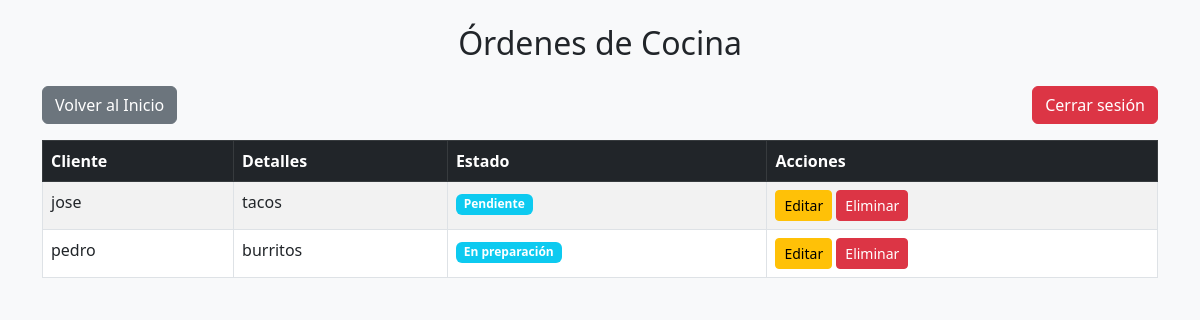
Before: /orders/list/ (signed in) with the older database file.
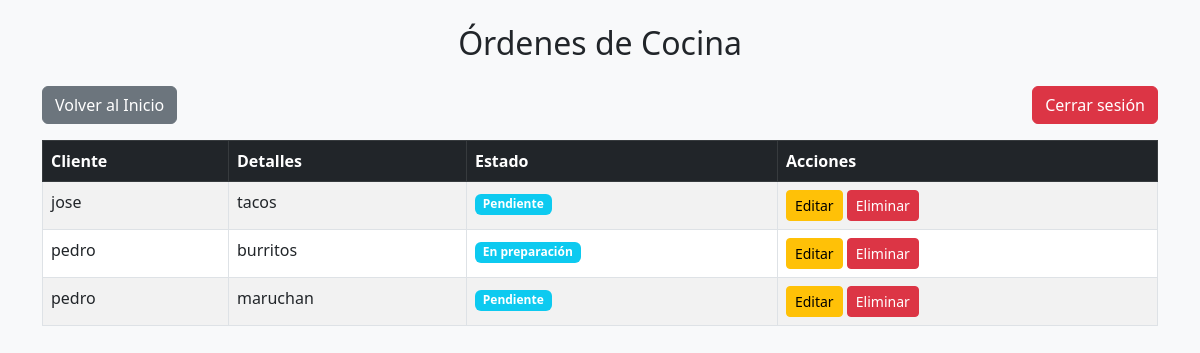
After: the same page with the newer database file.
### kitchen_orders/models.py (models this page shows, shortened)
class Order(models.Model):
    STATUS_CHOICES = [
        ('pending', 'Pendiente'),
        ('preparing', 'En preparación'),
        ('ready', 'Lista'),
        ('delivered', 'Entregada'),
    ]
    customer_name = models.CharField(max_length=100)
    details = models.TextField()
    status = models.CharField(max_length=20, choices=STATUS_CHOICES, default='pending')
    created_at = models.DateTimeField(auto_now_add=True)

### kitchen_orders/views.py (the view)
# urls.py: path('', lambda request: redirect('order_list')),
@login_required
@user_passes_test(is_admin)
def order_list(request):
    orders = Order.objects.all()
    return render(request, 'kitchen_orders/order_list.html', {'orders': orders})

### kitchen_orders/views.py (called while the page is built)
def is_admin(user):
    return user.is_staff

### kitchen_orders/templates/kitchen_orders/order_list.html (shortened to what this page needs)
<!DOCTYPE html>
<html lang="es">
<head>
    <link rel="stylesheet" href="https://cdn.jsdelivr.net/npm/bootstrap@5.3.0/dist/css/bootstrap.min.css">
</head>
<body class="bg-light">
    <div class="container mt-4">
        <h2 class="mb-4 text-center">Órdenes de Cocina</h2>
        <div class="d-flex justify-content-between mb-3">
            {% if user.is_authenticated %}
                <a href="{% url 'home' %}" class="btn btn-secondary">Volver al Inicio</a>
                <a href="{% url 'logout' %}" class="btn btn-danger">Cerrar sesión</a>
            {% else %}
                <a href="{% url 'login' %}" class="btn btn-primary">Iniciar sesión</a>
            {% endif %}
        </div>
        {% if user.is_authenticated and user.is_staff %}
            <table class="table table-striped table-bordered">
                <thead class="table-dark">
                    <tr>
                        <th>Cliente</th>
                        <th>Detalles</th>
                        <th>Estado</th>
                        <th>Acciones</th>
                    </tr>
                </thead>
                <tbody>
                    {% for order in orders %}
                    <tr>
                        <td>{{ order.customer_name }}</td>
                        <td>{{ order.details }}</td>
                        <td><span class="badge bg-info">{{ order.get_status_display }}</span></td>
                        <td>
                            <a href="{% url 'order_update' order.id %}" class="btn btn-warning btn-sm">Editar</a>
                            <a href="{% url 'order_delete' order.id %}" class="btn btn-danger btn-sm" onclick="return confirm('¿Eliminar esta orden?')">Eliminar</a>
                        </td>
                    </tr>
                    {% endfor %}
                </tbody>
            </table>
        {% else %}
            <p class="text-center text-danger">No tienes permisos para ver esta página.</p>
        {% endif %}
    </div>
</body>
</html>

Changed rows visible on the page:
added Order: customer_name "pedro", details "maruchan", status "Pendiente"
